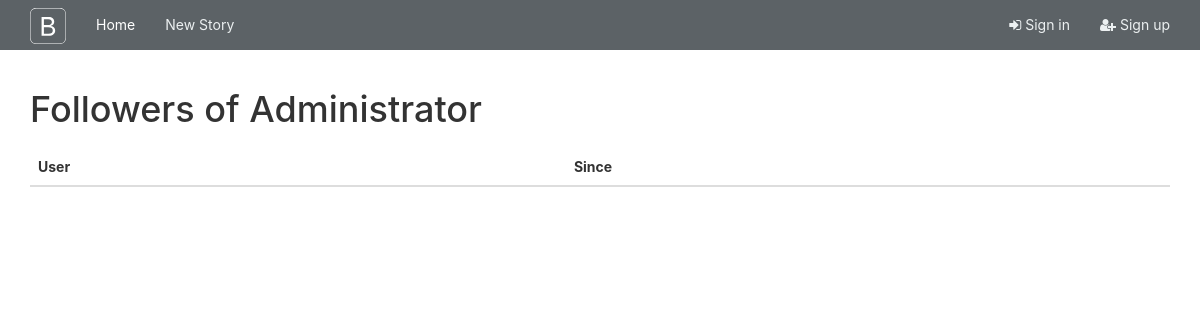
The page /followers/Administrator on the database as committed earlier.
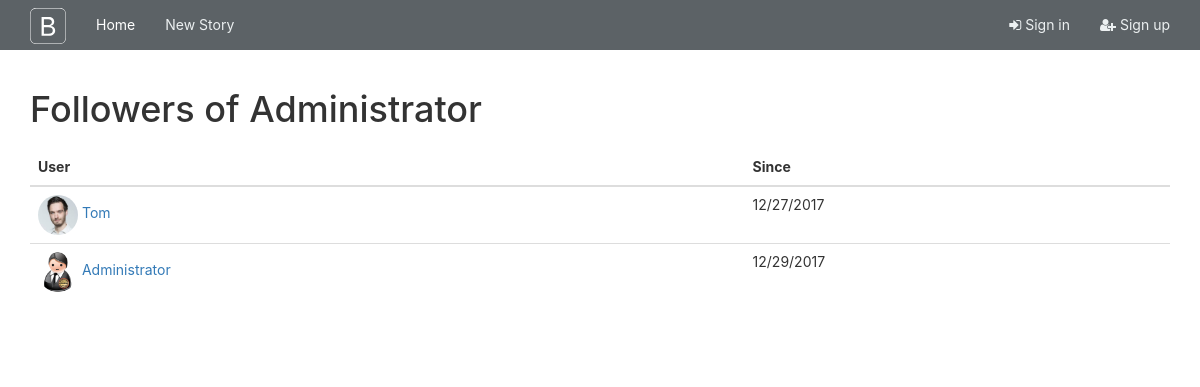
The same page on the database as committed later.
### app/models.py (models this page shows, shortened)
class User(UserMixin, db.Model):
    __tablename__="users"
    id = db.Column(db.Integer, primary_key=True)
    email = db.Column(db.String(64), unique=True, index=True)
    username = db.Column(db.String(64),unique=True, index=True)
    location = db.Column(db.String(64))
    about_me = db.Column(db.Text())
    member_since = db.Column(db.DateTime(),default=datetime.utcnow)
    last_seen = db.Column(db.DateTime(),default=datetime.utcnow)
    password_hash = db.Column(db.String(128))
    confirmed= db.Column(db.Boolean, default=False)
    image_filename = db.Column(db.String, default="user/default.png", nullable=True)
    image_url = db.Column(db.String, nullable=True)
    role_id = db.Column(db.Integer, db.ForeignKey("roles.id"))
    posts = db.relationship("Post", backref="author", lazy="dynamic")
    comments = db.relationship("Comment", backref="author", lazy="dynamic")
    followed = db.relationship('Follow',
                               foreign_keys=[Follow.follower_id],
                               backref=db.backref('follower', lazy='joined'),
                               lazy='dynamic',
                               cascade='all, delete-orphan')
    followers = db.relationship('Follow',
                                foreign_keys=[Follow.followed_id],
                                backref=db.backref('followed', lazy='joined'),
                                lazy='dynamic',
                                cascade='all, delete-orphan')
    @property
    def password(self):
        raise AttributeError("Password is not a readable attribute")

class Follow(db.Model):
    __tablename__ = 'follows'
    follower_id = db.Column(db.Integer, db.ForeignKey('users.id'),primary_key=True)
    followed_id = db.Column(db.Integer, db.ForeignKey('users.id'),primary_key=True)
    timestamp = db.Column(db.DateTime, default=datetime.utcnow)

### app/main/views.py (the view)
@main.route('/followers/<username>')
def followers(username):
    user = User.query.filter_by(username=username).first()
    if user is None:
        flash('Invalid user.')
        return redirect(url_for('.index'))
    page = request.args.get('page', 1, type=int)
    pagination = user.followers.paginate(
        page, per_page=current_app.config['FLASKY_FOLLOWERS_PER_PAGE'],
        error_out=False)
    follows = [{'user': item.follower, 'timestamp': item.timestamp}
               for item in pagination.items]
    return render_template('followers.html', user=user, title="Followers of",
                           endpoint='.followers', pagination=pagination,
                           follows=follows)

### app/auth/views.py (called while the page is built)
@auth.before_app_request
def before_request():
    if current_user.is_authenticated:
        current_user.ping()
        if not current_user.confirmed \
            and request.endpoint \
            and request.endpoint[:5] != 'auth.' \
            and request.endpoint != 'static':
            return redirect(url_for('auth.unconfirmed'))

### app/main/__init__.py (called while the page is built)
@main.app_context_processor
def inject_permissions():
    return dict(Permission=Permission)

### app/templates/followers.html (shortened to what this page needs)
{% extends "base.html" %}
{% import "_macros.html" as macros %}
{% block page_content %}
<div class="page-header">
    <h1>{{ title }} {{ user.username }}</h1>
</div>
<table class="table table-hover followers">
    <thead><tr><th>User</th><th>Since</th></tr></thead>
    {% for follow in follows %}
        {% if follow.user!=current_user %}
            <tr>
                <td>
                    <a href="{{ url_for('.user', username = follow.user.username) }}">
                        <img class="img-rounded" src="{{ follow.user.image_url }}">
                        {{ follow.user.username }}
                    </a>
                </td>
                <td>{{ moment(follow.timestamp).format('L') }}</td>
            </tr>
        {% endif %}
    {% endfor %}
</table>
{% endblock %}

Rows that differ between the two databases and show on the page:
changed User "Administrator": user.image_url: picture added
added User: user.image_url (picture), user.username "Tom"
added Follow: timestamp "12/27/2017"
added Follow: timestamp "12/29/2017"
Other text that changed with them:
new list line: "Administrator"
